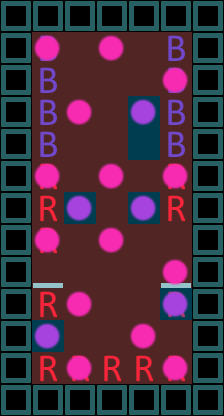

Rendered tile map (Tiled .tmx) drawn with the repository's tilesets; below, a short description and the full map source, tile grids included:
An orthogonal 7x13 tile map with 32x32 px tiles, 4 tile layers (bus, people, people, areas), 2 hidden layers not drawn.

<map version="1.2" tiledversion="1.3.4" orientation="orthogonal" renderorder="right-down" width="7" height="13" tilewidth="32" tileheight="32" infinite="0" nextlayerid="9" nextobjectid="1">
 <tileset firstgid="1" source="rough sprites for level design.tsx" />
 <layer id="1" name="bus" width="7" height="13" locked="1">
  <data encoding="csv">
4,4,4,4,4,4,4,
4,1,0,0,0,1,4,
4,1,0,0,0,1,4,
4,1,0,0,0,1,4,
4,1,0,0,0,1,4,
4,2,0,0,0,2,4,
4,2,0,0,0,2,4,
4,2,0,0,0,0,4,
4,3,0,0,0,3,4,
4,2,0,0,0,2,4,
4,0,0,0,0,0,4,
4,2,2,2,2,2,4,
4,4,4,4,4,4,4
</data>
 </layer>
 <group id="5" name="Unmoveable">
  <layer id="6" name="people" width="7" height="13">
   <data encoding="csv">
0,0,0,0,0,0,0,
0,7,0,7,0,0,0,
0,0,0,0,0,7,0,
0,0,7,0,0,0,0,
0,0,0,0,0,0,0,
0,7,0,7,0,7,0,
0,0,0,0,0,0,0,
0,7,0,7,0,0,0,
0,0,0,0,0,7,0,
0,0,7,0,0,0,0,
0,0,0,0,7,0,0,
0,0,7,0,0,7,0,
0,0,0,0,0,0,0
</data>
  </layer>
  <layer id="7" name="distancing" width="7" height="13" visible="0">
   <data encoding="csv">
0,0,0,0,0,0,0,
0,0,9,0,9,9,0,
0,9,9,9,9,0,0,
0,9,0,9,0,9,0,
0,9,9,9,0,9,0,
0,0,9,0,9,0,0,
0,9,0,9,0,9,0,
0,0,9,0,9,9,0,
0,9,9,9,9,0,0,
0,9,0,9,9,0,0,
0,0,9,9,0,9,0,
0,9,0,9,9,0,0,
0,0,0,0,0,0,0
</data>
  </layer>
 </group>
 <group id="4" name="Moveable">
  <layer id="2" name="people" width="7" height="13">
   <data encoding="csv">
0,0,0,0,0,0,0,
0,0,0,0,0,0,0,
0,0,0,0,0,0,0,
0,0,0,0,7,0,0,
0,0,0,0,0,0,0,
0,0,0,0,0,0,0,
0,0,7,0,7,0,0,
0,0,0,0,0,0,0,
0,0,0,0,0,0,0,
0,0,0,0,0,7,0,
0,7,0,0,0,0,0,
0,0,0,0,0,0,0,
0,0,0,0,0,0,0
</data>
  </layer>
  <layer id="3" name="distancing" width="7" height="13" visible="0">
   <data encoding="csv">
0,0,0,0,0,0,0,
0,0,0,0,0,0,0,
0,0,0,0,10,0,0,
0,0,0,10,0,10,0,
0,0,0,0,10,0,0,
0,0,10,0,10,0,0,
0,10,0,10,0,10,0,
0,0,10,0,10,0,0,
0,0,0,0,0,0,0,
0,10,0,0,10,0,0,
0,0,10,0,0,10,0,
0,10,0,0,0,0,0,
0,0,0,0,0,0,0
</data>
  </layer>
 </group>
 <layer id="8" name="areas" width="7" height="13">
  <data encoding="csv">
0,0,0,0,0,0,0,
0,34,34,34,34,34,0,
0,34,34,34,34,34,0,
0,34,34,34,33,34,0,
0,34,34,34,33,34,0,
0,34,34,34,34,34,0,
0,34,33,34,33,34,0,
0,34,34,34,34,34,0,
0,34,34,34,34,34,0,
0,34,34,34,34,33,0,
0,33,34,34,34,34,0,
0,34,34,34,34,34,0,
0,0,0,0,0,0,0
</data>
 </layer>
</map>
